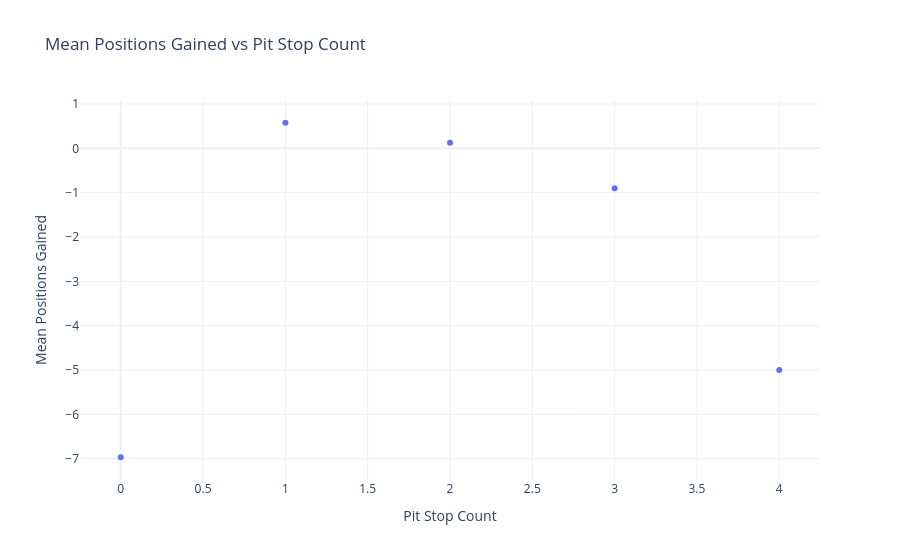

Notebook code for this chart:
### Code cell
import plotly.express as px
from pathlib import Path
mean_gain = (
    df_base.groupby("pit_stop_count")["position_gained"]
    .mean().reset_index()
)

fig = px.scatter(
    mean_gain, x="pit_stop_count", y="position_gained",
    title="Mean Positions Gained vs Pit Stop Count",
    labels={"pit_stop_count":"Pit Stop Count", "position_gained":"Mean Positions Gained"}
)
fig.update_layout(template="plotly_white")
fig.show()
out_dir = Path("plots")
out_dir.mkdir(exist_ok=True)
fig.write_html(out_dir / "positions_gained_mean.html", include_plotlyjs="cdn")

### Figure 1 — Plotly figure (JSON) as saved in the notebook; plotly's stock layout.template omitted (floating-point values rounded to 4 significant figures)
{"data": [{"hovertemplate": "Pit Stop Count=%{x}<br>Mean Positions Gained=%{y}<extra></extra>", "legendgroup": "", "marker": {"color": "#636efa", "symbol": "circle"}, "mode": "markers", "name": "", "orientation": "v", "showlegend": false, "type": "scatter", "x": [0, 1, 2, 3, 4], "xaxis": "x", "y": [-6.967, 0.5766, 0.1237, -0.9, -5.0], "yaxis": "y"}], "layout": {"legend": {"tracegroupgap": 0}, "title": {"text": "Mean Positions Gained vs Pit Stop Count"}, "xaxis": {"anchor": "y", "domain": [0, 1], "title": {"text": "Pit Stop Count"}}, "yaxis": {"anchor": "x", "domain": [0, 1], "title": {"text": "Mean Positions Gained"}}}}
